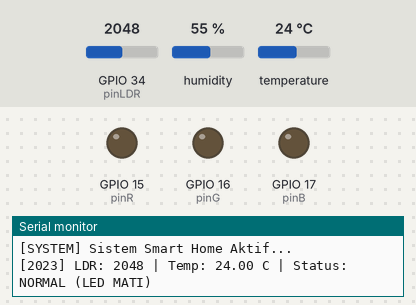
This sketch was run on a simulated ESP32. Shown: output pins drawn as LEDs (lit = HIGH), the last lines printed to the serial monitor. Dashed ring = blinking. Inputs (shaded band) come from the test bench; at power-on: GPIO 34 (pinLDR) = 2048, temperature 24 °C, humidity 55 %.

Above: at 3.2 s.
3.3 s: GPIO 34 (pinLDR) set to 1552
5.7 s: GPIO 34 (pinLDR) set to 1461
At 7.64 s:
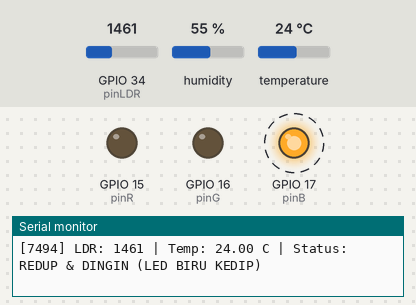
10.8 s: GPIO 34 (pinLDR) set to 1540
At 12.1 s:
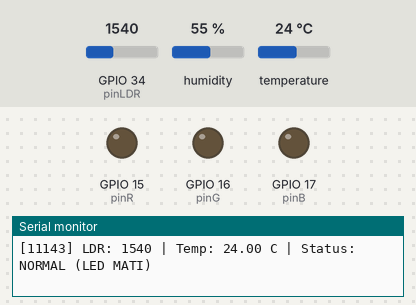
13.2 s: temperature set to 29 °C
15.9 s: temperature set to 32 °C
At 17.6 s:
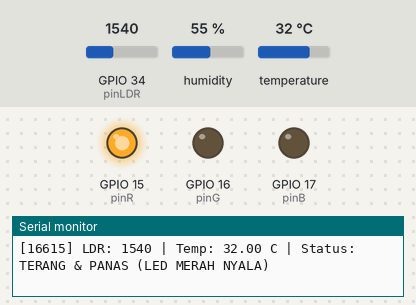
18.3 s: temperature set to 12 °C
At 19.8 s:
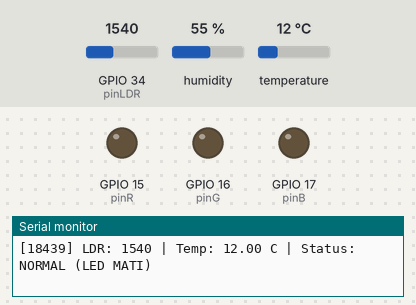
Timing chart, 0 to 21.3 s (numbered marks = the images above; inputs shaded):
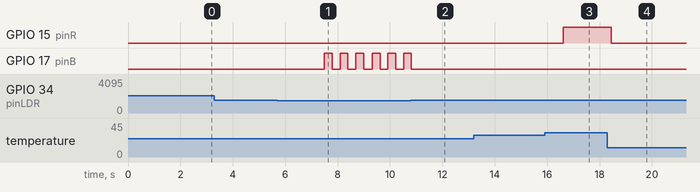

Measured:
- the behaviour switches between 1500 and 1499 on GPIO 34 (pinLDR) (found by bisection; images 0 and 1)
- the behaviour switches between 30 and 31 °C on temperature (found by bisection; images 2 and 3)
- after the input at 5.7 s, GPIO 17 (pinB): alternates HIGH for 0.30 s and LOW for 0.30 s, starting after 1.8 s
- after the input at 10.8 s, GPIO 17 (pinB): goes on until 10.8 s, then stays LOW
- after the input at 15.9 s, GPIO 15 (pinR): LOW → HIGH after 0.72 s
- after the input at 18.3 s, GPIO 15 (pinR): HIGH → LOW after 0.14 s

The sketch:

smart_home_system.ino
```cpp
#include <Arduino.h>
#include <SimpleDHT.h>

const int pinDHT = 4;
const int pinLDR = 34;
const int pinR   = 15;
const int pinG   = 16;
const int pinB   = 17;

SimpleDHT11 dht11(pinDHT);

const int batasCahaya = 1500;
const float batasDingin = 25.0;
const float batasPanas = 30.0;

void setup() {
    Serial.begin(115200);

    pinMode(pinR, OUTPUT);
    pinMode(pinG, OUTPUT);
    pinMode(pinB, OUTPUT);

    digitalWrite(pinR, LOW);
    digitalWrite(pinG, LOW);
    digitalWrite(pinB, LOW);

    Serial.println("[SYSTEM] Sistem Smart Home Aktif...");
    delay(2000);
}

void loop() {
    int nilaiLDR = analogRead(pinLDR);

    byte temperature = 0;
    byte humidity = 0;
    dht11.read(&temperature, &humidity, NULL);
    float tempC = (float)temperature;

    unsigned long waktu = millis();
    Serial.print("[");
    Serial.print(waktu);
    Serial.print("] LDR: ");
    Serial.print(nilaiLDR);
    Serial.print(" | Temp: ");
    Serial.print(tempC);
    Serial.print(" C | Status: ");

    if (nilaiLDR < batasCahaya && tempC < batasDingin) {
        Serial.println("REDUP & DINGIN (LED BIRU KEDIP)");
        digitalWrite(pinR, LOW);
        digitalWrite(pinG, LOW);

        for(int i = 0; i < 3; i++) {
            digitalWrite(pinB, HIGH);
            delay(300);
            digitalWrite(pinB, LOW);
            delay(300);
        }
    }
    else if (nilaiLDR >= batasCahaya && tempC > batasPanas) {
        Serial.println("TERANG & PANAS (LED MERAH NYALA)");
        digitalWrite(pinR, HIGH);
        digitalWrite(pinG, LOW);
        digitalWrite(pinB, LOW);
        delay(1800);
    }
    else {
        Serial.println("NORMAL (LED MATI)");
        digitalWrite(pinR, LOW);
        digitalWrite(pinG, LOW);
        digitalWrite(pinB, LOW);
        delay(1800);
    }
}
```
